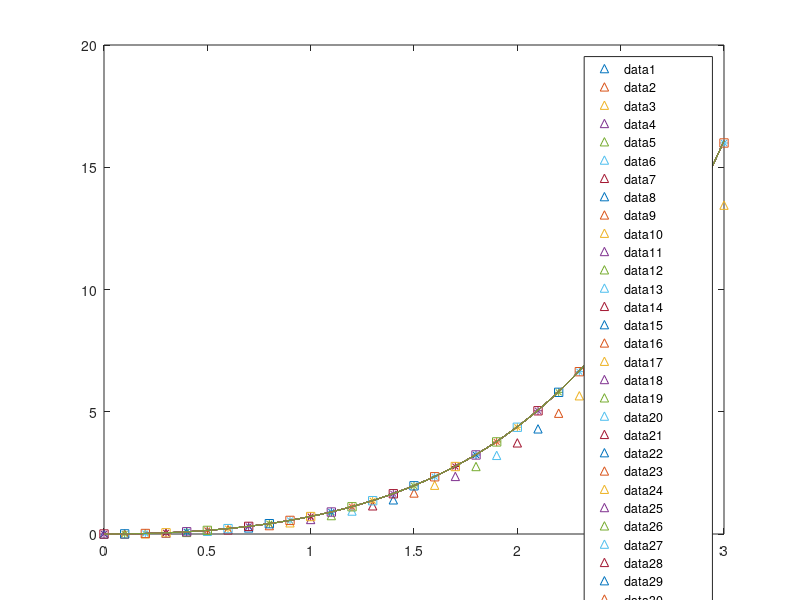

This chart was generated by the following MATLAB code:
c1 = 0;
c2 = 0;
c3 = 0;
c4 = 0;
eul = 0;
tEul = 0;
bEul = 0;
  
printf('Euler method:');
  
for x = 0:0.1:3
    
  if (x!=0)
    f = eul + 0.1*(x-0.1) + 0.1*eul;
    eul = f;  
  endif
    
  printf('y%d = %f\n',c1,eul);
  c1 = c1 + 1;
  plot(x,eul,'^');
  hold on
    
endfor
  
printf('Modified Euler method:');
  
for x = 0:0.1:3
    
  if (x!=0)
    f = tEul*1.105 + (x-0.1)*0.105 + 0.005;
    tEul = f; 
  endif
    
  printf('y%d = %f\n',c2,tEul);
  c2 = c2 + 1;
  plot(x,tEul,'*');
  hold on
    
endfor
  
printf('Improved Euler method:');
   
for x = 0:0.1:3
    
  if (x!=0)
    f = bEul*1.105 + (x-0.1)*0.105 + 0.005;
    bEul = f;  
  endif
    
  printf('y%d = %f\n',c3,bEul);
  c3 = c3 + 1;
  plot(x,bEul,'s');
  hold on
    
endfor  
  
printf('Exact solution:');
  
for x = 0:0.1:3
    
  if(x!=0)
    f = e^x -x -1;
  else
    f = 0;
  endif  
    
  printf('y(x%d) = %f\n',c4,f);
  c4 = c4 + 1;
  fplot( @(x) e.^x -x -1 , [0,3]); %
  hold on
endfor